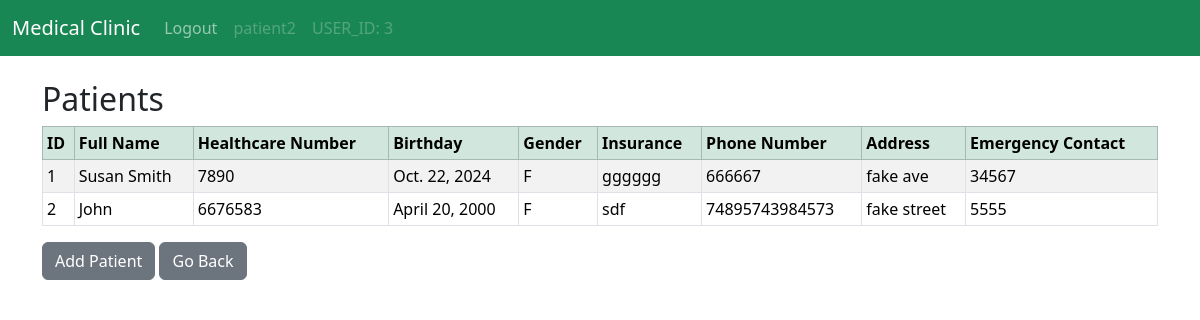
The page /patient-list/ (signed in) on the database as committed earlier.
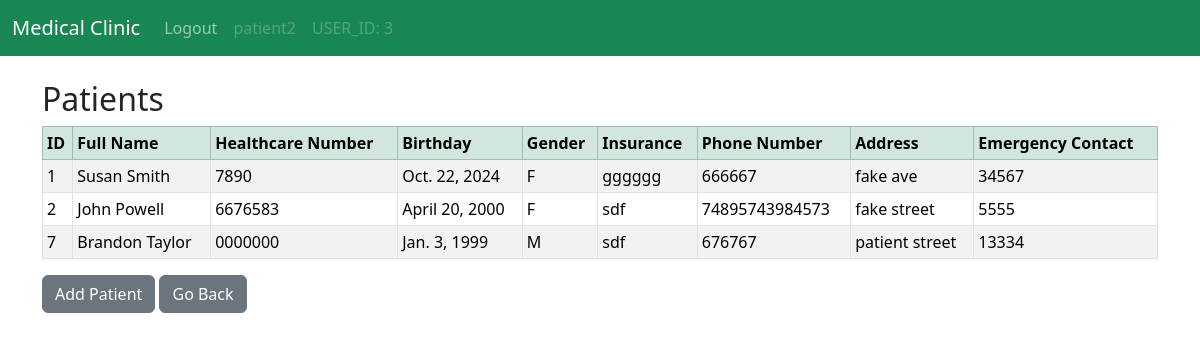
The same page on the database as committed later.
### clinic/models.py (models this page shows, shortened)
class UserProfile(models.Model):
    healthcare_number = models.CharField(max_length=20, unique=True)
    birthday = models.DateField(null=True, blank=True)
    gender = models.CharField(max_length=10, choices=[('M', 'Male'), ('F', 'Female'), ('O', 'Other')])
    insurance = models.CharField(max_length=50)
    phone_number = models.CharField(max_length=15, blank=True)
    address = models.TextField(blank=True)
    class Meta:
        abstract = True

class Patient(UserProfile):
    user = models.OneToOneField(User, on_delete=models.CASCADE)
    emergency_contact = models.CharField(max_length=100, blank=True)

### clinic/views.py (the view)
# urls.py: path("patient-list/", views.patient_list, name='patient-list'),
def patient_list(request):
    patients = Patient.objects.all()
    return render(request, 'patient-list.html', {'patients':patients})

### clinic/templates/patient-list.html
{% extends "base.html" %}
{% block content %}
    {% if user.is_authenticated %}
        <h2>Patients</h2>
        <table class="table table-striped table-hover table-bordered table-sm">
            <thead class="table-success">
                <tr>
                    <th scope="col">ID</th>
                    <th scope="col">Full Name</th>
                    <th scope="col">Healthcare Number</th>
                    <th scope="col">Birthday</th>
                    <th scope="col">Gender</th>
                    <th scope="col">Insurance</th>
                    <th scope="col">Phone Number</th>
                    <th scope="col">Address</th>
                    <th scope="col">Emergency Contact</th>
                </tr>
            </thead>
            <tbody>
                {% if patients %}
                    {% for patient in patients %}
                        <tr>
                            <td>{{ patient.id }}</td>
                            <td>{{ patient.user.first_name }} {{ patient.user.last_name }}</td>
                            <td>{{ patient.healthcare_number }}</td>
                            <td>{{ patient.birthday }}</td>
                            <td>{{ patient.gender }}</td>
                            <td>{{ patient.insurance }}</td>
                            <td>{{ patient.phone_number }}</td>
                            <td>{{ patient.address }}</td>
                            <td>{{ patient.emergency_contact }}</td>
                        </tr>
                    {% endfor %}
                {% endif %}
            </tbody>
        </table>
        <a href="{% url "add_patient" %}" class="btn btn-secondary">Add Patient</a>
        <a href="{% url "doctor-dashboard" %}" class="btn btn-secondary">Go Back</a>
    {% else %}
        <div class="col-md-6 offset-md-3">
            <h1>You Are Not Logged In</h1>
            <br/>
            <a href="{% url "doctor-dashboard" %}" class="btn btn-secondary">Go to Doctor Login</a>
        </div>
    {% endif %}
{% endblock content %}

### clinic/templates/base.html (shortened to what this page needs)
<!doctype html>
<html lang="en">
  <head>
    <link href="https://cdn.jsdelivr.net/npm/bootstrap@5.3.5/dist/css/bootstrap.min.css" rel="stylesheet">
  </head>
  <body>
    {% include "navbar.html" %}
    <div class="container">
        <br/>
        {% block content %}
        {% endblock content %}
    </div>
  </body>
</html>

### clinic/templates/navbar.html (shortened to what this page needs)
<nav class="navbar navbar-expand-lg navbar-dark bg-success">
    <div class="container-fluid">
      <a class="navbar-brand" href="{% url 'home' %}">Medical Clinic</a>
      <div class="collapse navbar-collapse" id="navbarSupportedContent">
        <ul class="navbar-nav me-auto mb-2 mb-lg-0">
            {% if user.is_authenticated %}
                <li class="nav-item">
                  <a class="nav-link" href="{% url 'logout' %}">Logout</a>
                </li>
                <li class="nav-item">
                  <a class="nav-link disabled" aria-disabled="true">{{ user }}</a>
                </li>
                <li class="nav-item">
                  <a class="nav-link disabled" aria-disabled="true">USER_ID: {{ user.id }}</a>
                </li>
            {% endif %}
        </ul>
      </div>
    </div>
  </nav>

Rows that differ between the two databases and show on the page:
changed through a linked row, Patient "fake street": user.last_name (not shown) → "Powell"
added Patient: id "7", user.first_name "Brandon", user.last_name "Taylor", healthcare_number "0000000", birthday "Jan. 3, 1999", gender "M", insurance "sdf", phone_number "676767", address "patient street", emergency_contact "13334"
